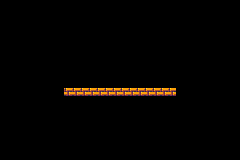

The image is a tile-based game level rendered from a .tmx file. Its description and complete source (layers, tilesets, objects, tile grids) follow:
An orthogonal 30x20 tile map with 8x8 px tiles, 1 tile layer (surface) and 1 object.

<map version="1.10" tiledversion="git" orientation="orthogonal" renderorder="right-down" width="30" height="20" tilewidth="8" tileheight="8" infinite="0" nextlayerid="3" nextobjectid="2">
 <tileset firstgid="1" source="tiles.tsx" />
 <layer id="1" name="surface" width="30" height="20">
  <data encoding="csv">
0,0,0,0,0,0,0,0,0,0,0,0,0,0,0,0,0,0,0,0,0,0,0,0,0,0,0,0,0,0,
0,0,0,0,0,0,0,0,0,0,0,0,0,0,0,0,0,0,0,0,0,0,0,0,0,0,0,0,0,0,
0,0,0,0,0,0,0,0,0,0,0,0,0,0,0,0,0,0,0,0,0,0,0,0,0,0,0,0,0,0,
0,0,0,0,0,0,0,0,0,0,0,0,0,0,0,0,0,0,0,0,0,0,0,0,0,0,0,0,0,0,
0,0,0,0,0,0,0,0,0,0,0,0,0,0,0,0,0,0,0,0,0,0,0,0,0,0,0,0,0,0,
0,0,0,0,0,0,0,0,0,0,0,0,0,0,0,0,0,0,0,0,0,0,0,0,0,0,0,0,0,0,
0,0,0,0,0,0,0,0,0,0,0,0,0,0,0,0,0,0,0,0,0,0,0,0,0,0,0,0,0,0,
0,0,0,0,0,0,0,0,0,0,0,0,0,0,0,0,0,0,0,0,0,0,0,0,0,0,0,0,0,0,
0,0,0,0,0,0,0,0,0,0,0,0,0,0,0,0,0,0,0,0,0,0,0,0,0,0,0,0,0,0,
0,0,0,0,0,0,0,0,0,0,0,0,0,0,0,0,0,0,0,0,0,0,0,0,0,0,0,0,0,0,
0,0,0,0,0,0,0,0,0,0,0,0,0,0,0,0,0,0,0,0,0,0,0,0,0,0,0,0,0,0,
0,0,0,0,0,0,0,0,38,38,38,38,38,38,38,38,38,38,38,38,38,38,0,0,0,0,0,0,0,0,
0,0,0,0,0,0,0,0,0,0,0,0,0,0,0,0,0,0,0,0,0,0,0,0,0,0,0,0,0,0,
0,0,0,0,0,0,0,0,0,0,0,0,0,0,0,0,0,0,0,0,0,0,0,0,0,0,0,0,0,0,
0,0,0,0,0,0,0,0,0,0,0,0,0,0,0,0,0,0,0,0,0,0,0,0,0,0,0,0,0,0,
0,0,0,0,0,0,0,0,0,0,0,0,0,0,0,0,0,0,0,0,0,0,0,0,0,0,0,0,0,0,
0,0,0,0,0,0,0,0,0,0,0,0,0,0,0,0,0,0,0,0,0,0,0,0,0,0,0,0,0,0,
0,0,0,0,0,0,0,0,0,0,0,0,0,0,0,0,0,0,0,0,0,0,0,0,0,0,0,0,0,0,
0,0,0,0,0,0,0,0,0,0,0,0,0,0,0,0,0,0,0,0,0,0,0,0,0,0,0,0,0,0,
0,0,0,0,0,0,0,0,0,0,0,0,0,0,0,0,0,0,0,0,0,0,0,0,0,0,0,0,0,0
</data>
 </layer>
 <objectgroup id="2" name="heart">
  <object id="1" gid="67" x="155.923" y="84.1931" width="8" height="8" />
 </objectgroup>
</map>
